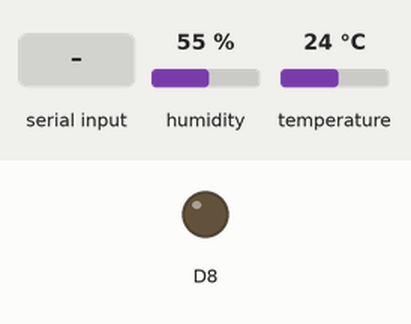
This sketch was run on a simulated ESP8266 (NodeMCU). On the bench: output pins drawn as LEDs (lit = HIGH). The test bench sets the inputs (shaded band); at power-on: humidity 55 %, temperature 24 °C. WiFi joins after 1.5 s; servers stay silent unless stated; uploads are accepted with an empty reply; what the sketch prints to the serial monitor is not drawn.

Above: at 3.2 s.
3.3 s: "C" received over Serial
At 4.6 s:
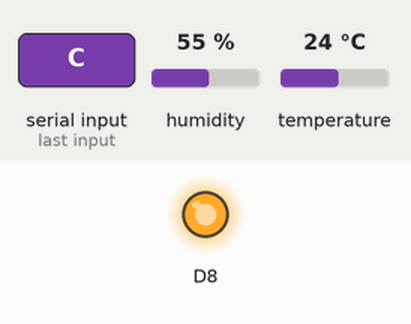
5.0 s: "O" received over Serial
At 6.2 s:
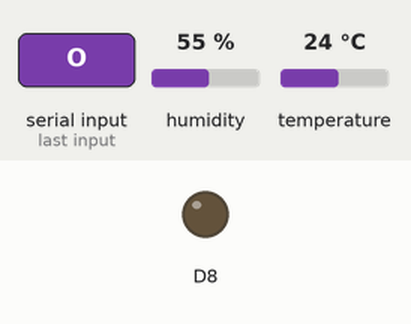
Timing chart, 0 to 8.0 s (numbered marks = the images above; inputs shaded):
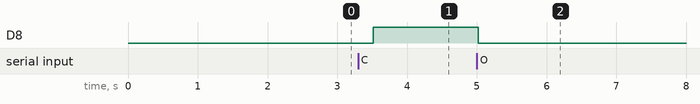

The sketch:

sketch_dec22a.ino
```cpp
/**
    本设计用材：NodeMcu作为WIFI模块、DHT22、5V光耦二路继电器低电平触发
    1.D1为温湿度信息收集引脚
    2.D8为继电器信号输入信号引脚。
**/
#include <ESP8266WiFi.h>                        // 本程序使用ESP8266WiFi库
#include <PubSubClient.h>
#include <ESP8266HTTPClient.h>
#include "DHT.h"
//#include <DHT22.h>

const char* ssid     = "忠诚的南瓜";                // 需要连接到的WiFi名
const char* password = "24416290Ee";
const char* httpServer = "http://172.20.10.4:7001/";

char incomingByte = 'O';

DHT dht(D1, DHT22);
void setup() {
  Serial.begin(115200); // 初始化串口通信
  WiFi.mode(WIFI_STA); // 设置WiFi模式为STA
  WiFi.begin(ssid, password); // 连接到热点
  while (WiFi.status() != WL_CONNECTED) { // 等待连接成功
    //Serial(WiFi.status());
    delay(1000);
    Serial.print("等待连接...");
  }
  Serial.println("连接成功！"); // 连接成功后输出信息
  Serial.print("信号强度："); // 输出信号强度
  Serial.println(WiFi.RSSI()); // 输出信号强度值
  Serial.print("IP: ");                 // 同时还将输出NodeMCU的IP地址。这一功能是通过调用
  Serial.println(WiFi.localIP());
  //pinMode(DHTPin, INPUT);
  pinMode(D8, OUTPUT);
  dht.begin();
}

void loop() {
  // put your main code here, to run repeatedly:
  float temperature = dht.readTemperature();  // 读取温度数据
  float humidity = dht.readHumidity();  // 读取湿度数据
  //
  Serial.print("温度: ");
  Serial.print(temperature);
  Serial.println(" ℃");
  Serial.print("湿度: ");
  Serial.print(humidity);
  Serial.println(" %");
  incomingByte = Serial.read();
  if(incomingByte == 'C') {
    digitalWrite(D8, HIGH);
    Serial.println(incomingByte);
  }
  if(incomingByte == 'O'){
    digitalWrite(D8, LOW);
    Serial.println(incomingByte);
  }
  http_post(temperature, humidity);
  delay(100);  // 延时1秒再次读取数据
}

void http_post(float temperature, float humidity){
  //创建 WiFiClient实例化对象
  WiFiClient client;

  //创建http对象
  HTTPClient http;
  http.begin(client, httpServer);

  http.addHeader("Content-Type", "application/json");
  Serial.print("[HTTP] Post... \n");
  //Serial.printf("temperature: %d\n", temperature);
  //Serial.printf("humidity: %d\n", humidity);

  //启动连接并发送HTTP报头和报文
  String postData = "{\"temperature\":\"" + String(temperature) + "\",\"humidity\":\"" + String(humidity) + "\"}";
  int httpCode = http.POST(postData);
  Serial.print("[HTTP] POST...\n");

  //连接失败时 httpCode时为负
  if (httpCode > 0) {

    //将服务器响应头打印到串口
    Serial.printf("[HTTP] POST... code: %d\n", httpCode);

    //将从服务器获取的数据打印到串口
    if (httpCode == HTTP_CODE_OK) {
      const String& payload = http.getString();
      Serial.println("received payload:\n<<");
      Serial.println(payload);
      Serial.println(">>");
    }
  } else {
    Serial.printf("[HTTP] POST... failed, error: %s\n", http.errorToString(httpCode).c_str());
  }
  //关闭http连接
  http.end();
}
```

Measured:
- after the input at 3.3 s, D8: LOW → HIGH after 0.21 s
- after the input at 5.0 s, D8: HIGH → LOW at once
